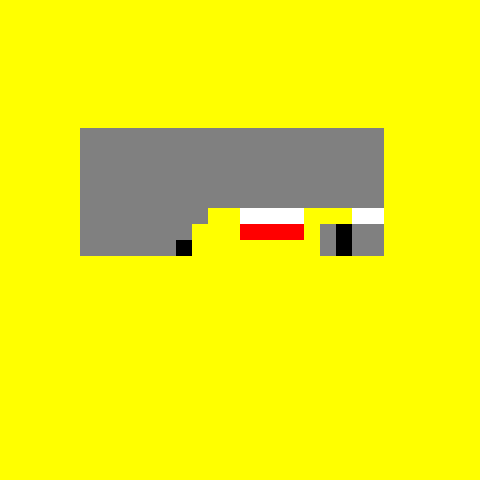

This is a level from a 2D game, rendered from its Tiled map with the project's own tilesets. A one-line summary and the complete map file follow:
An orthogonal 30x30 tile map with 16x16 px tiles, 1 tile layer (Tile Layer 1) and 2 objects (Start, End).

<map version="1.10" tiledversion="1.11.2" orientation="orthogonal" renderorder="right-down" width="30" height="30" tilewidth="16" tileheight="16" infinite="0" backgroundcolor="#808080" nextlayerid="5" nextobjectid="9">
 <editorsettings>
  <export target="../static/maps/test.json" format="json" />
 </editorsettings>
 <tileset firstgid="1" source="tileset.tsx" />
 <layer id="1" name="Tile Layer 1" width="30" height="30">
  <data encoding="csv">
4,4,4,4,4,4,4,4,4,4,4,4,4,4,4,4,4,4,4,4,4,4,4,4,4,4,4,4,4,4,
4,4,4,4,4,4,4,4,4,4,4,4,4,4,4,4,4,4,4,4,4,4,4,4,4,4,4,4,4,4,
4,4,4,4,4,4,4,4,4,4,4,4,4,4,4,4,4,4,4,4,4,4,4,4,4,4,4,4,4,4,
4,4,4,4,4,4,4,4,4,4,4,4,4,4,4,4,4,4,4,4,4,4,4,4,4,4,4,4,4,4,
4,4,4,4,4,4,4,4,4,4,4,4,4,4,4,4,4,4,4,4,4,4,4,4,4,4,4,4,4,4,
4,4,4,4,4,4,4,4,4,4,4,4,4,4,4,4,4,4,4,4,4,4,4,4,4,4,4,4,4,4,
4,4,4,4,4,4,4,4,4,4,4,4,4,4,4,4,4,4,4,4,4,4,4,4,4,4,4,4,4,4,
4,4,4,4,4,4,4,4,4,4,4,4,4,4,4,4,4,4,4,4,4,4,4,4,4,4,4,4,4,4,
4,4,4,4,4,0,0,0,0,0,0,0,0,0,0,0,0,0,0,0,0,0,0,0,4,4,4,4,4,4,
4,4,4,4,4,0,0,0,0,0,0,0,0,0,0,0,0,0,0,0,0,0,0,0,4,4,4,4,4,4,
4,4,4,4,4,0,0,0,0,0,0,0,0,0,0,0,0,0,0,0,0,0,0,0,4,4,4,4,4,4,
4,4,4,4,4,0,0,0,0,0,0,0,0,0,0,0,0,0,0,0,0,0,0,0,4,4,4,4,4,4,
4,4,4,4,4,0,0,0,0,0,0,0,0,0,0,0,0,0,0,0,0,0,0,0,4,4,4,4,4,4,
4,4,4,4,4,0,0,0,0,0,0,0,0,4,4,2,2,2,2,4,4,4,2,2,4,4,4,4,4,4,
4,4,4,4,4,0,0,0,0,0,0,0,4,4,4,3,3,3,3,4,0,1,0,0,4,4,4,4,4,4,
4,4,4,4,4,0,0,0,0,0,0,1,4,4,4,4,4,4,4,4,0,1,0,0,4,4,4,4,4,4,
4,4,4,4,4,4,4,4,4,4,4,4,4,4,4,4,4,4,4,4,4,4,4,4,4,4,4,4,4,4,
4,4,4,4,4,4,4,4,4,4,4,4,4,4,4,4,4,4,4,4,4,4,4,4,4,4,4,4,4,4,
4,4,4,4,4,4,4,4,4,4,4,4,4,4,4,4,4,4,4,4,4,4,4,4,4,4,4,4,4,4,
4,4,4,4,4,4,4,4,4,4,4,4,4,4,4,4,4,4,4,4,4,4,4,4,4,4,4,4,4,4,
4,4,4,4,4,4,4,4,4,4,4,4,4,4,4,4,4,4,4,4,4,4,4,4,4,4,4,4,4,4,
4,4,4,4,4,4,4,4,4,4,4,4,4,4,4,4,4,4,4,4,4,4,4,4,4,4,4,4,4,4,
4,4,4,4,4,4,4,4,4,4,4,4,4,4,4,4,4,4,4,4,4,4,4,4,4,4,4,4,4,4,
4,4,4,4,4,4,4,4,4,4,4,4,4,4,4,4,4,4,4,4,4,4,4,4,4,4,4,4,4,4,
4,4,4,4,4,4,4,4,4,4,4,4,4,4,4,4,4,4,4,4,4,4,4,4,4,4,4,4,4,4,
4,4,4,4,4,4,4,4,4,4,4,4,4,4,4,4,4,4,4,4,4,4,4,4,4,4,4,4,4,4,
4,4,4,4,4,4,4,4,4,4,4,4,4,4,4,4,4,4,4,4,4,4,4,4,4,4,4,4,4,4,
4,4,4,4,4,4,4,4,4,4,4,4,4,4,4,4,4,4,4,4,4,4,4,4,4,4,4,4,4,4,
4,4,4,4,4,4,4,4,4,4,4,4,4,4,4,4,4,4,4,4,4,4,4,4,4,4,4,4,4,4,
4,4,4,4,4,4,4,4,4,4,4,4,4,4,4,4,4,4,4,4,4,4,4,4,4,4,4,4,4,4
</data>
 </layer>
 <objectgroup id="2" name="Objects">
  <object id="6" name="Start" x="128" y="240">
   <point />
  </object>
  <object id="7" name="End" x="320" y="256">
   <point />
  </object>
 </objectgroup>
</map>
